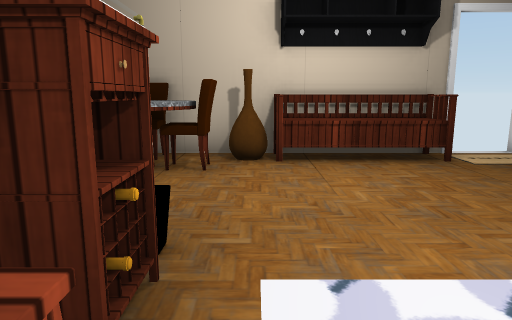
View 1 (above)

22 first-person views from a walk through a scene from a Unity 3-D project. The camera is 1.2 m above the floor, tilts 10° down and sees 70° across. The floor is counted in squares, 1 m on a side. Each view is taken from the middle of a square. On the plan, view 1 faces up. The plan holds only what a view shows up to about 15 squares ahead; the rest is blank. The player is left out. Door leaves are left out, so doorways stand open. Some surface patterns are stand-ins.

View 2
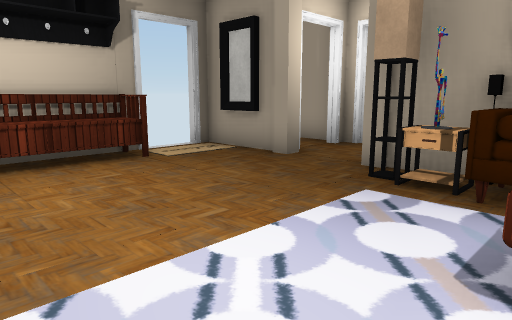

View 3
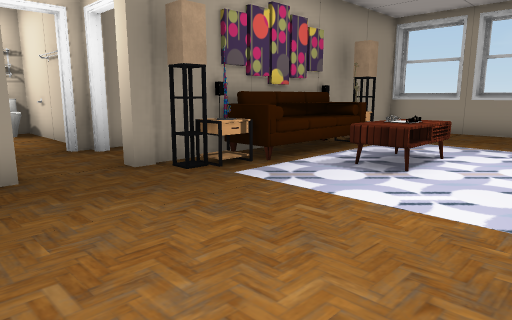

View 4
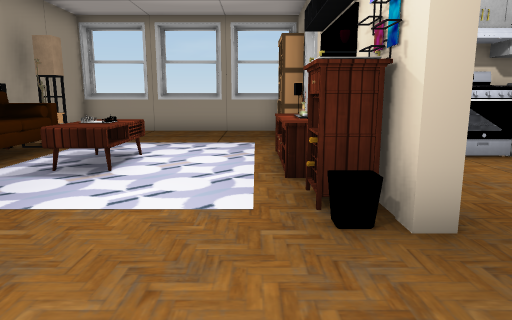

View 5
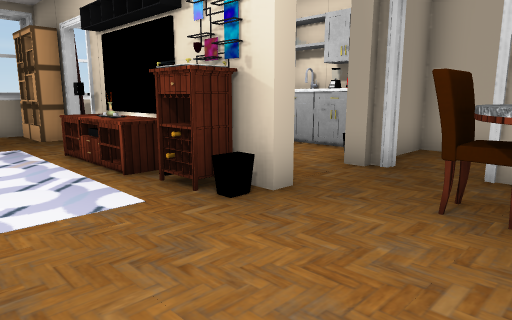

View 6
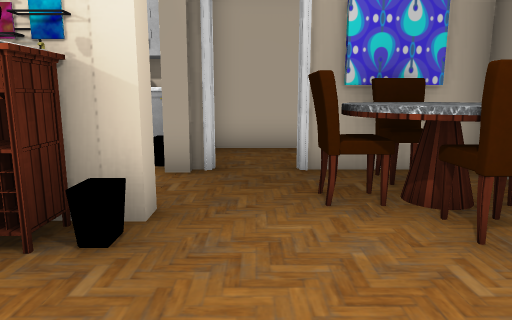

View 7
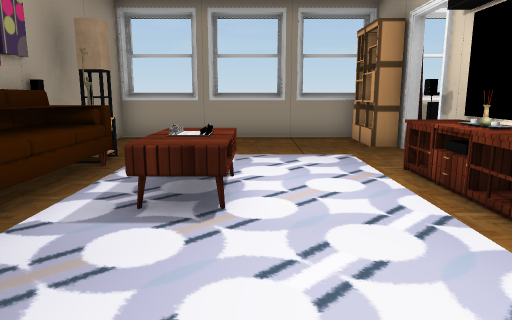

View 8
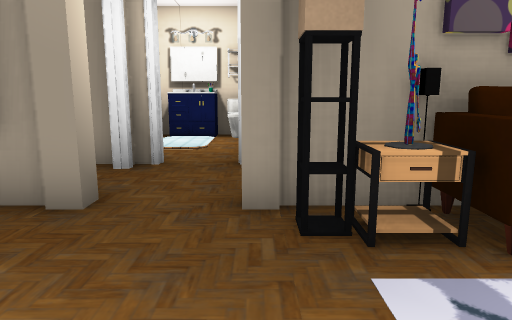

View 9
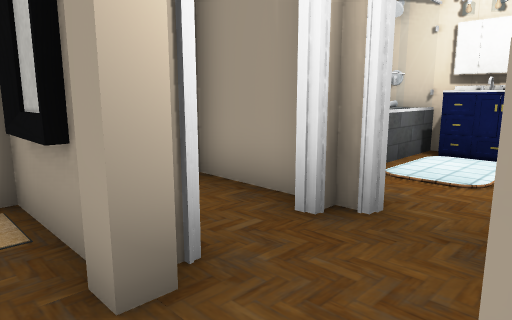

View 10
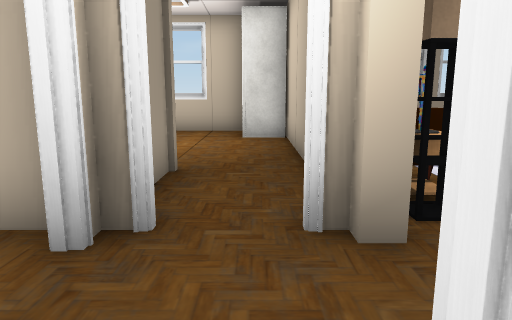

View 11
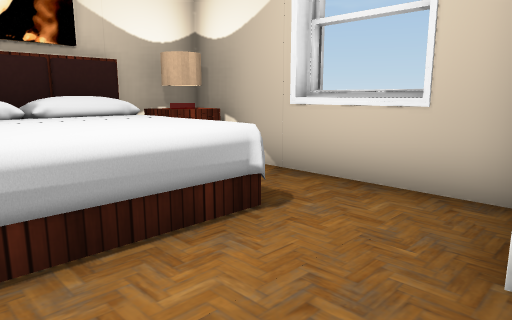

View 12
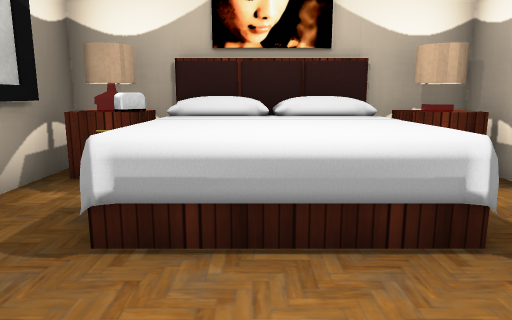

View 13
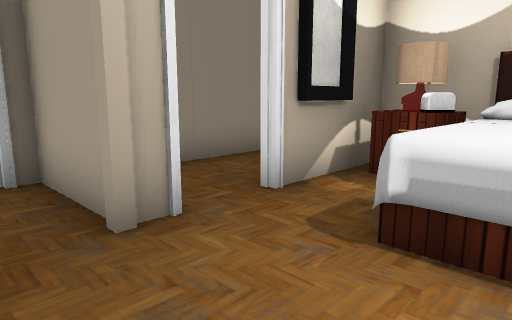

View 14
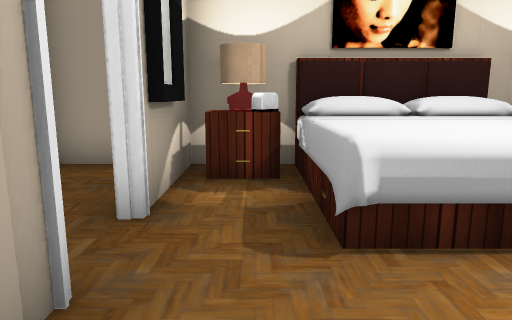

View 15
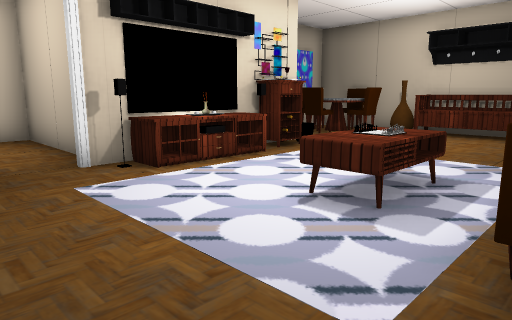

View 16
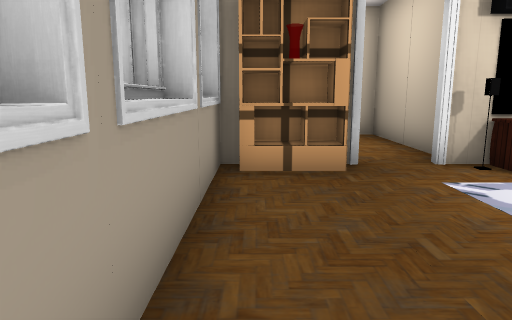

View 17
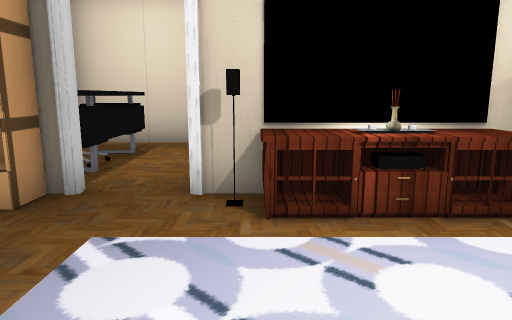

View 18
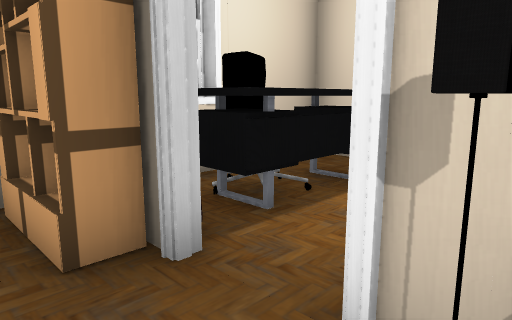

View 19
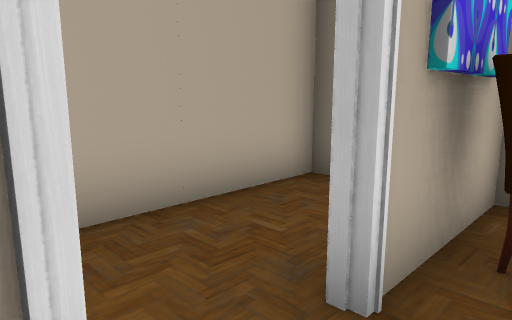

View 20
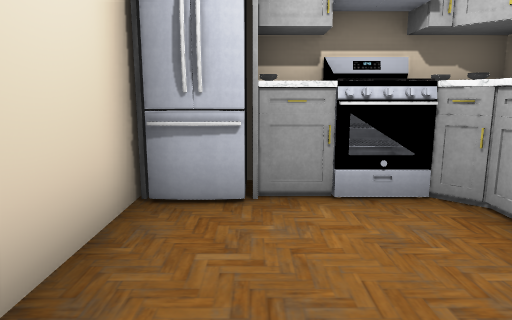

View 21
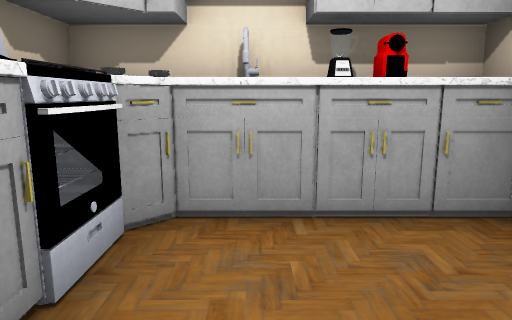

View 22
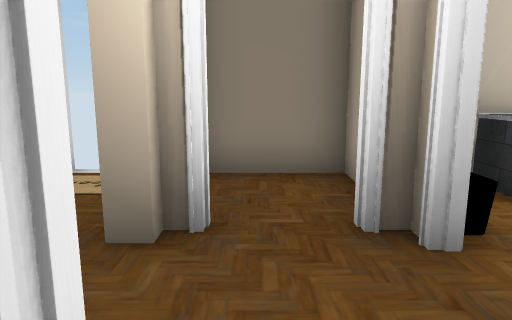

### Floor plan
Key: @ floor where view 1 was taken; # wall or solid block; . floor; D open door; = window, fence, low wall or low ledge; ^ raised ledge; T table; C chair; B bench; M mirror; P pillar; S sofa; H shelf; L closet; E bed; O other object.
Columns run from 7 left of view 1 to 14 right of it. Each row starts with its distance up from view 1.
  8 ###########DD######
  7 #..#TCTOBBB..#.#OOOO##
  6 #..#CTC......M.###==##
  5 #..#TC.......P.##...O#
  4 #..............DD...O#
  3 ###P.P.......PDD######
  2 ## ..# .....T#.#.....#
  1 #O....#.   .T#.#.....#
  0 #^....T@ TT.S#.P#.####
 -1 #####OT. TT.S#.....OO#
 -2 #######.  ..T#...EEEE#
 -3 ##   DD.....T#...EEEE
 -4  #. .DD.....##...EEEE
 -5  #^ ^#H......#L..EETT#
 -6  # CC#H......#L....OO#
 -7  #####################

Where each view was taken, in squares from view 1:
view 1: 0 up, 0 right, facing up
view 2: 0 up, 0 right, facing up-right
view 3: 6 up, 0 right, facing down-right
view 4: 6 up, 0 right, facing down
view 5: 6 up, 2 right, facing down-left
view 6: 4 up, 2 right, facing left
view 7: 4 up, 2 right, facing down
view 8: 3 up, 2 right, facing right
view 9: 3 up, 5 right, facing up-right
view 10: 6 up, 7 right, facing down
view 11: 2 down, 7 right, facing down-right
view 12: 3 down, 7 right, facing right
view 13: 3 down, 7 right, facing up-right
view 14: 1 down, 7 right, facing right
view 15: 5 down, 5 right, facing up-left
view 16: 6 down, 5 right, facing left
view 17: 2 down, 3 right, facing left
view 18: 2 down, 0 right, facing down-left
view 19: 3 up, 3 left, facing up-left
view 20: 3 up, 3 left, facing down
view 21: 0 up, 2 left, facing left
view 22: 2 up, 7 right, facing up
